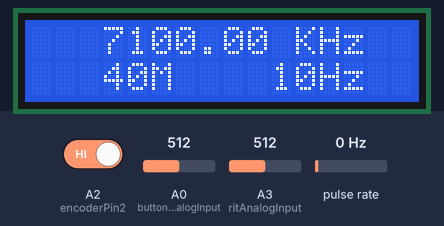
A sketch run on a simulated Arduino Uno, built with avr-gcc and run on an emulated ATmega328P. Shown: 16×2 character LCD. Wiring (inferred from the names in the program): pulse sensor: data pin 2. Inputs (shaded band) come from the test bench; at power-on: pulse rate 0 Hz, A0 (buttonAnalogInput) = 512, A3 (ritAnalogInput) = 512, A2 (encoderPin2) HIGH. What the sketch prints to the serial monitor is not drawn.

Above: at 2.2 s.
2.3 s: pulse rate (sensor on pin 2) set to 196 Hz
At 2.46 s:
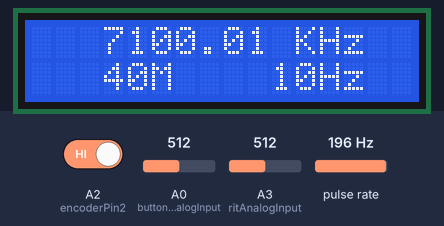
5.3 s: A0 (buttonAnalogInput) set to 67
6.8 s: A0 (buttonAnalogInput) set to 53
At 7.4 s:
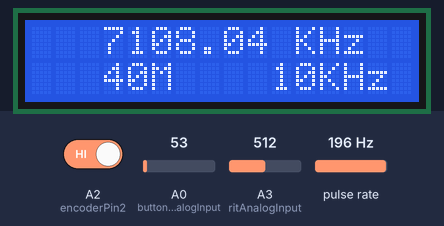
8.3 s: A3 (ritAnalogInput) set to 533
At 8.6 s:
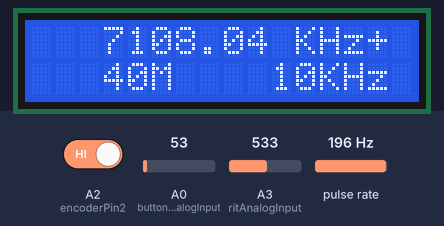
Timing chart, 0 to 9.5 s (numbered marks = the images above; inputs shaded):
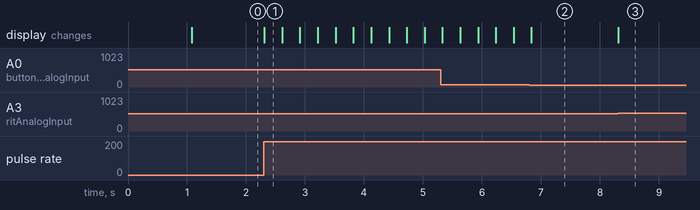

Measured:
- the behaviour switches between 60 and 59 on A0 (buttonAnalogInput) (found by bisection; images 1 and 2)
- the behaviour switches between 524 and 525 on A3 (ritAnalogInput) (found by bisection; images 2 and 3)
- after the input at 2.3 s, the display: changes at once (image 1)
- after the input at 6.8 s, the display: changes at once (image 2)
- after the input at 8.3 s, the display: changes at once (image 3)

The sketch:

DrakeR4A-VFO.ino
```cpp
// (licence header left out)
// choose one of below


// some offsets for the VFO (there can be a few hz off)
// measure it with values 0 and when to much use negfreqoffset
// when not enought use posfreqoffset
uint32_t negfreqoffset = 679; // in hz.
uint32_t posfreqoffset = 0; // in hz


#include <LiquidCrystal.h>
#include "AD9850.h"
AD9850 ad(3, A5, A4); // w_clk, fq_ud, d7
// Display shield :
LiquidCrystal lcd(8,9,4,5,6,7);   // check you're pinning!!!!
#define buttonAnalogInput A0   // A0 on the LCD shield (save some pins)
#define ritAnalogInput A3
#define encoderPin1 2
#define encoderPin2 A2        // cant use 3 because of AD9850 :-(


// DRAKER4 VFO limits (4955Khz - 5495Khz)
uint32_t vfofreqlowerlimit = 4955e3;
uint32_t vfofrequpperlimit = 5495e3;
uint32_t rit = 0; // a 0..2048 freq offset.


// for a little debounce (needs to be better then now)
int_fast32_t prevtimepassed = millis(); // int to hold the arduino miilis since startup

// define the bandstruct
typedef struct
{
  char * Text;
  uint32_t FreqLowerLimit; // lower limit acording to band plan
  uint32_t FreqUpperLimit; // upper limit according to bandplan
  uint32_t FreqBase; // the base frequency (first full 500Khz block from FreqLowerLimit)
  uint32_t Freq; // the current frequency on that band (set with default)
}
BandStruct;

// define the band enum
typedef enum
{
  BANDMIN = 0,
  B160M = 0,
  B80M = 1,
  B40M = 2,
  B30M = 3,
  B20M = 4,
  B17M = 5,
  B15M = 6,
  B12M = 7,
  B10AM = 8,
  B10BM = 9,
  B10CM = 10,
  B10DM = 11,
  BANDMAX = 11
}
BandEnum;

// define the bandstruct array (PA country full-license HF Band plan)
BandStruct  Bands [] =
{
  { (char *)"160M", (uint32_t)1810e3, (uint32_t)2000e3, (uint32_t)1500e3, (uint32_t)1860e3  }, // (uint32_t) to prevent > warning: narrowing conversion of '1.86e+6' from 'double' to 'uint32_t {aka long unsigned int}' inside { } [-Wnarrowing]
  { (char *)" 80M", (uint32_t)3500e3, (uint32_t)4000e3, (uint32_t)3500e3, (uint32_t)3650e3  }, // (char *) to prevent > warning: deprecated conversion from string constant to 'char*' [-Wwrite-strings]
  { (char *)" 40M", (uint32_t)7000e3, (uint32_t)7300e3, (uint32_t)7000e3, (uint32_t)7100e3  },
  { (char *)" 30M", (uint32_t)10100e3, (uint32_t)10150e3, (uint32_t)10000e3, (uint32_t)10100e3  },
  { (char *)" 20M", (uint32_t)14000e3, (uint32_t)14350e3, (uint32_t)14000e3, (uint32_t)14175e3  },
  { (char *)" 17M", (uint32_t)18068e3, (uint32_t)18168e3, (uint32_t)18000e3, (uint32_t)18100e3  },
  { (char *)" 15M", (uint32_t)21000e3, (uint32_t)21450e3, (uint32_t)21000e3, (uint32_t)21225e3  },
  { (char *)" 12M", (uint32_t)24890e3, (uint32_t)24990e3, (uint32_t)24500e3, (uint32_t)24900e3  },
  { (char *)"10Ma", (uint32_t)28000e3, (uint32_t)28500e3, (uint32_t)28000e3, (uint32_t)28225e3  },
  { (char *)"10Mb", (uint32_t)28500e3, (uint32_t)29000e3, (uint32_t)28500e3, (uint32_t)28750e3  },
  { (char *)"10Mc", (uint32_t)29000e3, (uint32_t)29500e3, (uint32_t)29000e3, (uint32_t)29250e3  },
  { (char *)"10Md", (uint32_t)29500e3, (uint32_t)29700e3, (uint32_t)29500e3, (uint32_t)29600e3  }
};

// define the stepstruct
typedef struct
{
  char * Text;
  uint32_t Step;
}
StepStruct;

// define the step enum
typedef enum
{
  STEPMIN = 0,
  S10 = 0,
  S25 = 1,
  S100 = 2,
  S250 = 3,
  S1KHZ = 4,
  S2_5KHZ = 5,
  S10KHZ = 6,
  STEPMAX = 6
}
StepEnum;

// define the bandstruct array
StepStruct  Steps [] =
{
  { (char *)"10Hz", 10 },
  { (char *)"25Hz", 25 },
  { (char *)"100Hz", 100 },
  { (char *)"250Hz", 250 },
  { (char *)"1KHz", 1000 },
  { (char *)"2.5KHz", 2500 },
  { (char *)"10KHz", 10000 }
};

// Switching band stuff
boolean switchBand = false;
int currentBandIndex = (int)B40M; // my default band
int currentFreqStepIndex = (int)S10; // default 10Hz.


// Encoder stuff
int encoder0PinALast = LOW;

volatile int lastEncoded = 0;
volatile long encoderValue = 0;
long lastencoderValue = 0;
int lastMSB = 0;
int lastLSB = 0;


#define debugSerial Serial

#define debugPrintLn(...) { if (debugSerial) debugSerial.println(__VA_ARGS__); }
#define debugPrint(...) { if (debugSerial) debugSerial.print(__VA_ARGS__); }


#define STEPUP    60
#define STEPDOWN  600
#define BANDUP    200
#define BANDDOWN  400
#define SELECT    800

int nrOfSteps = 0;

// LCD stuff
boolean updatedisplayfreq = false;
boolean updatedisplaystep = false;
boolean updatedisplaybandselect= false;

// Playtime
void setup()
{
  debugSerial.begin(57600);
  debugPrintLn(F("setup"));

  // set up the LCD's number of columns and rows:
  lcd.begin(16, 2);

  lcd.setCursor(0,0);
  lcd.print(F("DRAKER4 DDS VFO "));
  lcd.setCursor(0,1);
  lcd.print(F("    by PH2LB    "));
  delay(1000);

  updatedisplayfreq = true;
  updatedisplaystep = true;

  updateDisplays();

  debugPrintLn(F("start loop"));


  pinMode(encoderPin1, INPUT);
  pinMode(encoderPin2, INPUT);

  digitalWrite(encoderPin1, HIGH); //turn pullup resistor on
  digitalWrite(encoderPin2, HIGH); //turn pullup resistor on

  //call updateEncoder() when any high/low changed seen
  //on interrupt 0 (pin 2), or interrupt 1 (pin 3)
  attachInterrupt(0, updateEncoder, FALLING);
  setFreq();
}


void updateEncoder()
{

  // a falling edge on encoderPin1 will call this routine.
  // keep it short and simple.
#ifdef TRUEGRAYENCODER
  // when having a true gray encoder (one click = one bit change)
  int MSB = digitalRead(encoderPin1); //MSB = most significant bit
  int LSB = digitalRead(encoderPin2); //LSB = least significant bit
  int encoded = (MSB << 1) |LSB; //converting the 2 pin value to single number
  int sum  = (lastEncoded << 2) | encoded; //adding it to the previous encoded value

  if(sum == 0b1101 || sum == 0b0100 || sum == 0b0010 || sum == 0b1011) encoderValue ++;
  if(sum == 0b1110 || sum == 0b0111 || sum == 0b0001 || sum == 0b1000) encoderValue --;

  lastEncoded = encoded; //store this value for next time
#else
  // when using a cheap gray encoder (one click = a full train pulses)
  int encoderPin2State = digitalRead(encoderPin2); //LSB = least significant bit
  if (encoderPin2State == 1)
    encoderValue ++;
  else
    encoderValue --;
#endif

}


// function to set the AD9850 to the VFO frequency depending on bandplan.
void setFreq()
{
  uint32_t iffrequency = 5645e3;
  uint32_t frequency = Bands[currentBandIndex].Freq;
  uint32_t draker4freq = iffrequency + frequency -  negfreqoffset + posfreqoffset - 1024 + rit;

  ad.setfreq(draker4freq);
}

// function to update . . the LCD
void updateDisplays()
{
  if (updatedisplayfreq)
  {
    float freq = Bands[currentBandIndex].Freq / 1e3; // because we display Khz and the Freq is in Mhz.

    lcd.setCursor(0,0);
    lcd.print(F("                "));
    lcd.setCursor(2,0);
    if (freq < 10e3)
    {
      lcd.setCursor(3,0);
    }
    lcd.print(freq);
    lcd.print(F(" KHz"));
    // add RIT marker 0..1000 = -, 1048..2048 = +)
    if (rit < 500)
      lcd.print(F("--"));
    else if (rit < 1000)
      lcd.print(F("-"));
    else if (rit > 1548)
      lcd.print(F("++"));
    else if (rit > 1048)
      lcd.print(F("+"));
  }

  if (updatedisplaystep)
  {
    lcd.setCursor(0,1);
    lcd.print(F("                "));
    lcd.setCursor(2,1);
    lcd.print(Bands[currentBandIndex].Text);
    lcd.print(F("    "));
    lcd.print(Steps[currentFreqStepIndex].Text);

  }

  if (updatedisplaybandselect)
  {
    updatedisplaybandselect = false;
    lcd.setCursor(0,0);
    lcd.print(F("  Band select   "));
    lcd.setCursor(0,1);
    lcd.print(F("                "));
    lcd.setCursor(0,1);

    if (currentBandIndex > BANDMIN)
    {
      lcd.print(Bands[currentBandIndex - 1].Text);
    }
    lcd.print(F(" "));
    lcd.print(F("["));
    lcd.print(Bands[currentBandIndex].Text);
    lcd.print(F("]"));
    lcd.print(F(" "));
    if (currentBandIndex < BANDMAX)
    {
      lcd.print(Bands[currentBandIndex + 1].Text);
    }
  }
}

boolean ccw = false;
boolean cw = false;


// the main loop
void loop()
{
  boolean updatefreq = false;

  updatedisplayfreq = false;
  updatedisplaystep = false;

  nrOfSteps = encoderValue;

  encoderValue = 0;

  int_fast32_t timepassed = millis(); // int to hold the arduino miilis since startup
  if (((timepassed - prevtimepassed) > 100 && !switchBand ) ||
      ((timepassed - prevtimepassed) > 250 && switchBand ) ||
      (prevtimepassed > timepassed) ||
      nrOfSteps != 0)
  {

    ccw = false;
    cw = false;
    if (nrOfSteps != 0)
    {
      debugPrintLn(nrOfSteps);
      if ( nrOfSteps < 0)
        ccw = true;
      else
        cw = true;
    }

    uint32_t currentrit = analogRead(ritAnalogInput) * 2;  // range 0 .. 1023 so center is aprx 512 scale it up to 0...2048 (apr +- 1Khz rit)
    debugPrint(F("rit = "));
    debugPrintLn(rit);
    if (currentrit > rit + 5 || currentrit < rit - 5) // +- 5 for jitter.
    {
       rit = currentrit;
       updatefreq = true;
       updatedisplayfreq = true;
    }

    prevtimepassed = timepassed;
    int button;
    // check if a button is pressed
    button = analogRead (buttonAnalogInput);

   if (button < STEPUP)
    {
      //right
      if (currentFreqStepIndex < STEPMAX)
      {
        currentFreqStepIndex = (StepEnum)currentFreqStepIndex + 1;
        updatedisplaystep = true;
      }
    }
    else if (button < BANDUP || cw)
    {
      // up
      if (switchBand)
      {
        if (currentBandIndex < BANDMAX)
        {
          currentBandIndex = (BandEnum)currentBandIndex + 1;
          updatedisplaybandselect = true;
        }
      }
      else
      {
        if (Bands[currentBandIndex].Freq < Bands[currentBandIndex].FreqUpperLimit)
        {
          Bands[currentBandIndex].Freq = Bands[currentBandIndex].Freq + Steps[currentFreqStepIndex].Step;
          updatefreq = true;
          updatedisplayfreq = true;
        }
        if (Bands[currentBandIndex].Freq > Bands[currentBandIndex].FreqUpperLimit)
        {
          Bands[currentBandIndex].Freq = Bands[currentBandIndex].FreqUpperLimit;
        }
      }
    }
    else if (button < BANDDOWN || ccw)
    {
      // down
      if (switchBand)
      {
        if (currentBandIndex > BANDMIN)
        {
          currentBandIndex = (BandEnum)currentBandIndex - 1;
          updatedisplaybandselect = true;
        }
      }
      else
      {
        if (Bands[currentBandIndex].Freq > Bands[currentBandIndex].FreqLowerLimit)
        {
          Bands[currentBandIndex].Freq = Bands[currentBandIndex].Freq - Steps[currentFreqStepIndex].Step;
          updatefreq = true;
          updatedisplayfreq = true;
        }
        if (Bands[currentBandIndex].Freq < Bands[currentBandIndex].FreqLowerLimit)
        {
          Bands[currentBandIndex].Freq = Bands[currentBandIndex].FreqLowerLimit;
        }
      }
    }
    else if (button < STEPDOWN)
    {
      //left
      if (currentFreqStepIndex > STEPMIN)
      {
        currentFreqStepIndex = (StepEnum)currentFreqStepIndex - 1;
        updatedisplaystep = true;
      }
    }
    else if (button < SELECT)
    {
      // select
      if (switchBand)
      {
        switchBand = false;
        // force update
        updatedisplayfreq = true;
        updatedisplaystep = true;
        updatefreq = true;
      }
      else
      {
        switchBand = true;
        updatedisplaybandselect = true;
      }
    }
  }

  if (updatefreq)
  {
    setFreq();
  }

  updateDisplays();

}
```

AD9850.cpp
```cpp
#include "AD9850.h"
#define pulse(pin) {digitalWrite(pin, HIGH); digitalWrite(pin, LOW);}

AD9850::AD9850(char w_clk, char fq_ud, char d7)
    : W_CLK(w_clk), FQ_UD(fq_ud), D7(d7) {
    frequency = 0;
    phase = 0;
    pinMode(W_CLK, OUTPUT);
    pinMode(FQ_UD, OUTPUT);
    pinMode(D7, OUTPUT);
    pulse(W_CLK);
    pulse(FQ_UD);
}

void AD9850::update() {
    uint32_t f = frequency;
    for (int i = 0; i < 32; i++, f >>= 1) {
        digitalWrite(D7, f & (uint32_t)0x00000001);
        pulse(W_CLK);
    }
    uint8_t p = phase;
    for (int i = 0; i < 8; i++, p >>= 1) {
        digitalWrite(D7, p & (uint8_t)0x01);
        pulse(W_CLK);
    }
    pulse(FQ_UD);
}

void AD9850::setfreq(double f) {
    frequency = f * 4294967296.0 / EX_CLK;
    update();
}
void AD9850::setphase(uint8_t p) {
    phase = p << 3;
    update();
}

void AD9850::down() {
    pulse(FQ_UD);
    uint8_t p = 0x04;
    for (int i = 0; i < 8; i++, p >>= 1) {
        digitalWrite(D7, p & (uint8_t)0x01);
        pulse(W_CLK);
    }
    pulse(FQ_UD);
}

void AD9850::up() { update(); }
```

AD9850.h
```cpp
// (licence header left out)
#ifndef AD9850_H
#define AD9850_H
#include <Arduino.h>
#include <stdint.h>
#define EX_CLK 125.0e6
// change if ad9850 is connected to other frequency crystal oscillator

class AD9850
{
    private:
        const char W_CLK; // word load clock pin
        const char FQ_UD; // frequency update pin
        const char D7; // serial input pin
        uint32_t frequency; // delta phase
        uint8_t phase; // phase offset
        void update();
    public:
        AD9850(char w_clk, char fq_ud, char d7);
        /* NOTE: For device start-up in serial mode,
        hardwire pin 2 at 0, pin 3 at 1, and pin 4 at 1 */
        void setfreq(double f);
        // set frequency in Hz
        void setphase(uint8_t p);
        // for flexibility, p is an int value and 0 <= p <= 32,
        // as input, 360 degree devide into 32 parts,
        // you will get phase increments for 360/32*p degree
        void down();
        // power down
        void up();
        // power on
};
#endif
```
